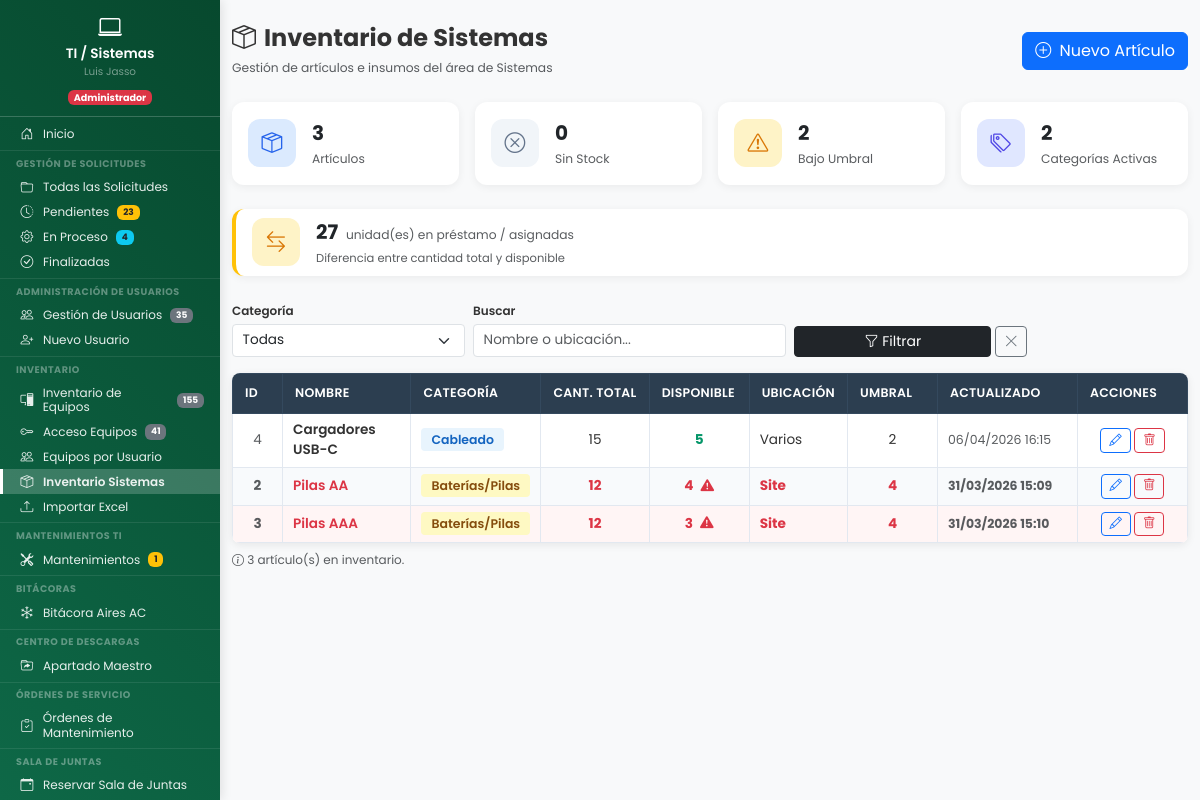
Page /dashboard/sistemas/inventario/inventario_sistemas.php (signed in) on the earlier database version.
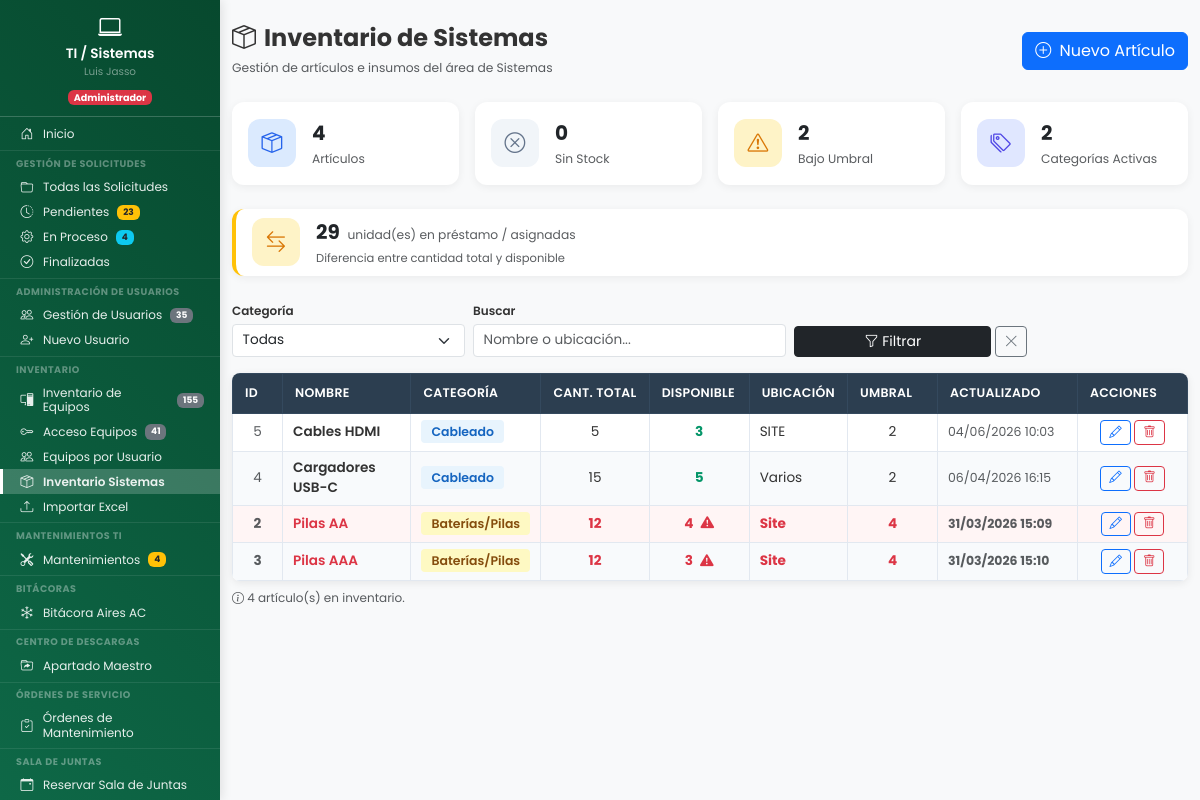
Same page on the later database version.
### tables this page shows
CREATE TABLE `inventario_sistemas` (
  `id` int(11) NOT NULL,
  `nombre` varchar(255) NOT NULL,
  `categoria` enum('cableado','perifericos','licencias','equipos','redes','almacenamiento','componentes','baterias_pilas','impresion','herramientas','otros') NOT NULL DEFAULT 'otros',
  `cantidad_total` int(11) NOT NULL DEFAULT 0,
  `cantidad_disponible` int(11) NOT NULL DEFAULT 0,
  `ubicacion` varchar(255) DEFAULT NULL,
  `umbral_minimo` int(11) NOT NULL DEFAULT 0,
  `activo` tinyint(1) NOT NULL DEFAULT 1,
  `created_at` datetime NOT NULL DEFAULT current_timestamp(),
  `updated_at` datetime NOT NULL DEFAULT current_timestamp() ON UPDATE current_timestamp(),
  `created_by` int(11) DEFAULT NULL,
  `updated_by` int(11) DEFAULT NULL
);

### includes/sistemas/inventario/inventario_sistemas_funciones.php (called while the page is built, shortened)
<?php
function obtener_inventario_sistemas($filtros = []) {
    $pdo = conectarDB();
    $where = ["activo = 1"];
    $params = [];
    $stmt = $pdo->prepare("SELECT * FROM inventario_sistemas WHERE " . implode(' AND ', $where) . " ORDER BY categoria ASC, nombre ASC");
    $stmt->execute($params);
    return $stmt->fetchAll(PDO::FETCH_ASSOC);
}
?>

### dashboard/sistemas/inventario/inventario_sistemas.php (the view, shortened to what the rows shown need)
<?php
require_once __DIR__ . '/../../../includes/sistemas/inventario/inventario_sistemas_funciones.php';
$filtros = [
    'categoria' => $_GET['categoria'] ?? '',
    'busqueda'  => $_GET['busqueda'] ?? ''
];
$datos_tabla = obtener_inventario_sistemas($filtros);
?>
<!DOCTYPE html>
<html lang="es">
<head>
    <link href="https://cdn.jsdelivr.net/npm/bootstrap@5.3.2/dist/css/bootstrap.min.css" rel="stylesheet">
    <link href="https://cdn.jsdelivr.net/npm/bootstrap-icons@1.11.1/font/bootstrap-icons.css" rel="stylesheet">
    <link href="<?php echo URL_BASE; ?>assets/css/dashboard.css" rel="stylesheet">
    <link href="<?php echo URL_BASE; ?>assets/css/base/variables.css" rel="stylesheet">
    <link href="<?php echo URL_BASE; ?>assets/css/components/sidebar.css" rel="stylesheet">
    <link href="<?php echo URL_BASE; ?>assets/css/components/hamburger.css" rel="stylesheet">
    <link href="<?php echo URL_BASE; ?>assets/css/layouts/dashboard-layout.css" rel="stylesheet">
    <link href="<?php echo URL_BASE; ?>assets/css/utilities/responsive.css" rel="stylesheet">
</head>
<body>
    <div class="dashboard-wrapper">
        <main class="main-content">
            <div class="container-fluid py-4">
                <div class="tabla-inventario-wrapper">
                    <table class="tabla-inventario" id="tablaInventario">
                        <thead>
                            <tr>
                                <th style="width: 50px;">ID</th>
                                <th>Nombre</th>
                                <th style="width: 130px;">Categor&iacute;a</th>
                                <th style="width: 90px;">Cant. Total</th>
                                <th style="width: 100px;">Disponible</th>
                                <th>Ubicaci&oacute;n</th>
                                <th style="width: 90px;">Umbral</th>
                                <th style="width: 140px;">Actualizado</th>
                                <th style="width: 110px;">Acciones</th>
                            </tr>
                        </thead>
                        <tbody>
                            <?php if (empty($datos_tabla)): ?>
                            <tr><td colspan="9" class="text-center py-4 text-muted"><i class="bi bi-inbox fs-3 d-block mb-2"></i>No se encontraron art&iacute;culos.</td></tr>
                            <?php else: ?>
                            <?php foreach ($datos_tabla as $item):
                                $bajo_umbral = ($item['umbral_minimo'] > 0 && $item['cantidad_disponible'] <= $item['umbral_minimo']);
                                $cat_key = $item['categoria'];
                                $cat_label = INVENTARIO_SIS_CATEGORIAS[$cat_key] ?? $cat_key;
                            ?>
                            <tr class="<?php echo $bajo_umbral ? 'umbral-alerta' : ''; ?>" id="fila-<?php echo $item['id']; ?>">
                                <td class="text-center text-muted"><?php echo $item['id']; ?></td>
                                <td class="fw-semibold"><?php echo htmlspecialchars($item['nombre']); ?></td>
                                <td><span class="badge-categoria badge-<?php echo $cat_key; ?>"><?php echo $cat_label; ?></span></td>
                                <td class="text-center"><?php echo $item['cantidad_total']; ?></td>
                                <td class="text-center fw-bold <?php echo $bajo_umbral ? '' : 'umbral-ok'; ?>">
                                    <?php echo $item['cantidad_disponible']; ?>
                                    <?php if ($bajo_umbral): ?><i class="bi bi-exclamation-triangle-fill text-danger ms-1"></i><?php endif; ?>
                                </td>
                                <td><?php echo htmlspecialchars($item['ubicacion'] ?? '—'); ?></td>
                                <td class="text-center"><?php echo $item['umbral_minimo']; ?></td>
                                <td class="text-muted" style="font-size: 0.78rem;"><?php echo date('d/m/Y H:i', strtotime($item['updated_at'])); ?></td>
                                <td class="text-center">
                                    <button class="btn btn-outline-primary btn-accion" title="Editar" onclick="editarArticulo(<?php echo $item['id']; ?>)"><i class="bi bi-pencil"></i></button>
                                    <button class="btn btn-outline-danger btn-accion" title="Eliminar" onclick="eliminarArticulo(<?php echo $item['id']; ?>, '<?php echo htmlspecialchars($item['nombre'], ENT_QUOTES); ?>')"><i class="bi bi-trash"></i></button>
                                </td>
                            </tr>
                            <?php endforeach; ?>
                            <?php endif; ?>
                        </tbody>
                    </table>
                </div>
            </div>
        </main>
    </div>
</body>
</html>

Differences in the rows shown:
added inventario_sistemas: id "5", nombre "Cables HDMI", categoria "Cableado", cantidad_total "5", cantidad_disponible "3", ubicacion "SITE", umbral_minimo "2", updated_at "04/06/2026 10:03"
Other differences:
$mant_pendientes: "1" → "4"
$stats['total_articulos']: "3" → "4"
$stats['en_prestamo']: "27" → "29"
count($datos_tabla): "3" → "4"
